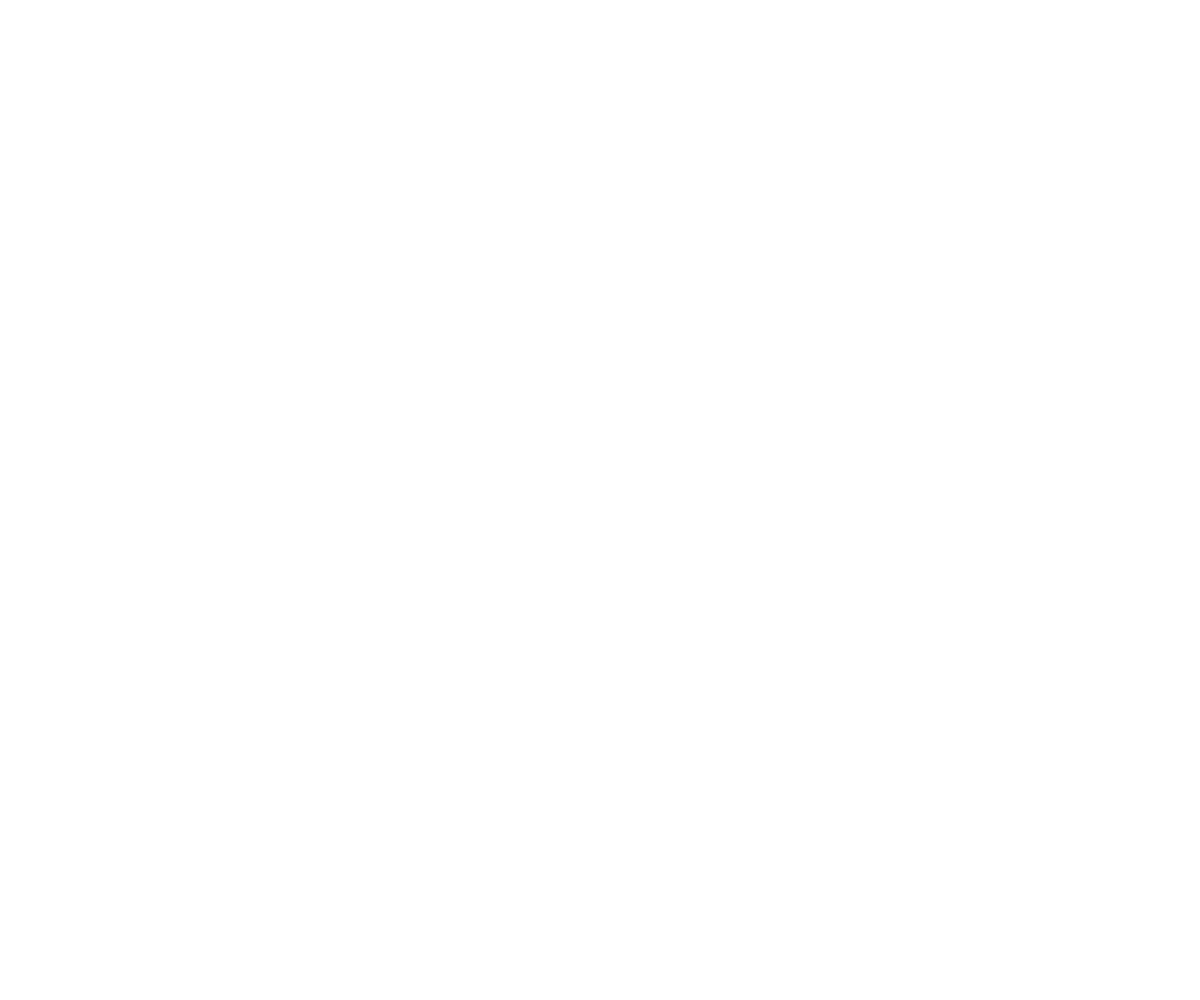
Frame 1 (no input)
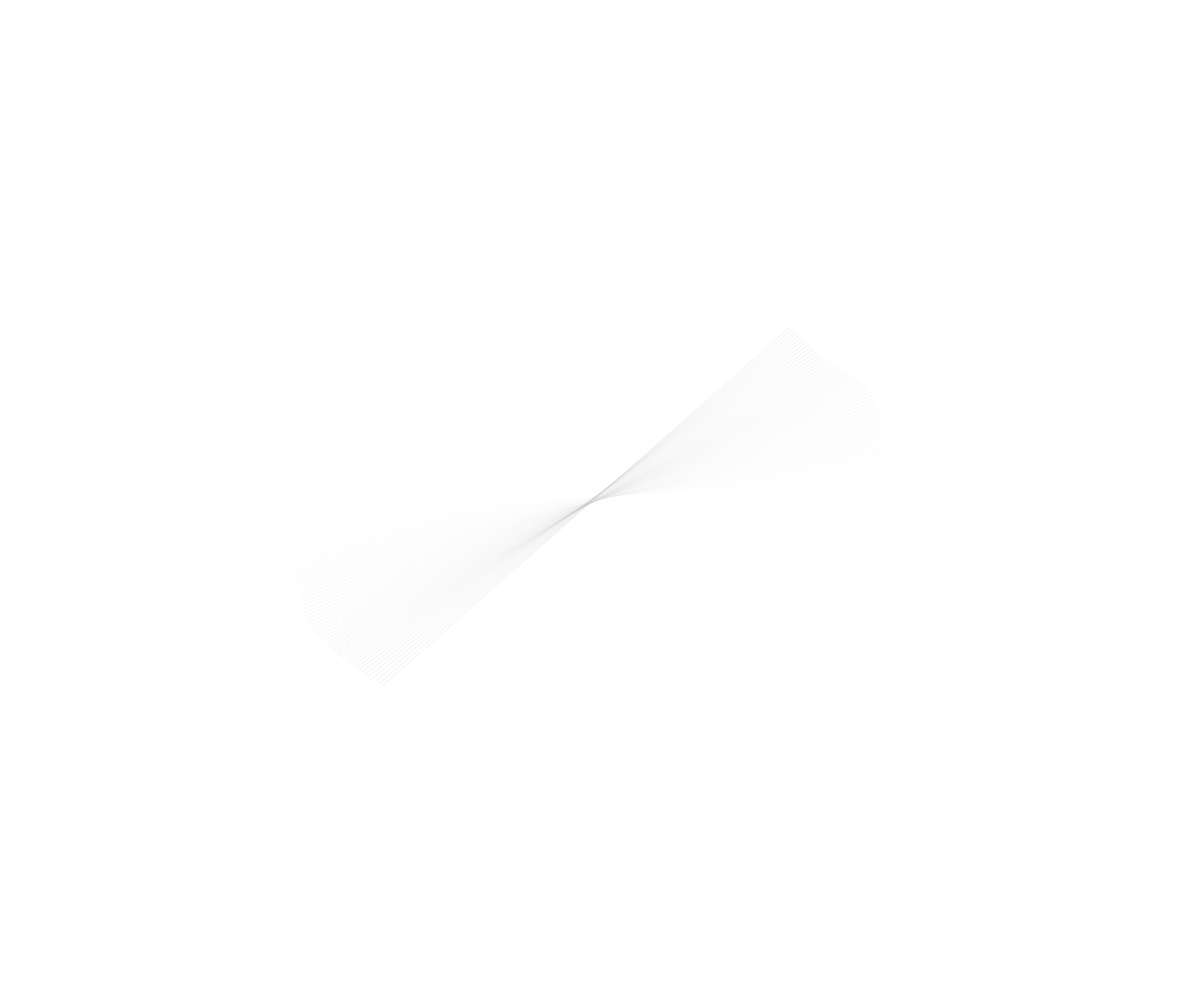
Frame 60 (no input)
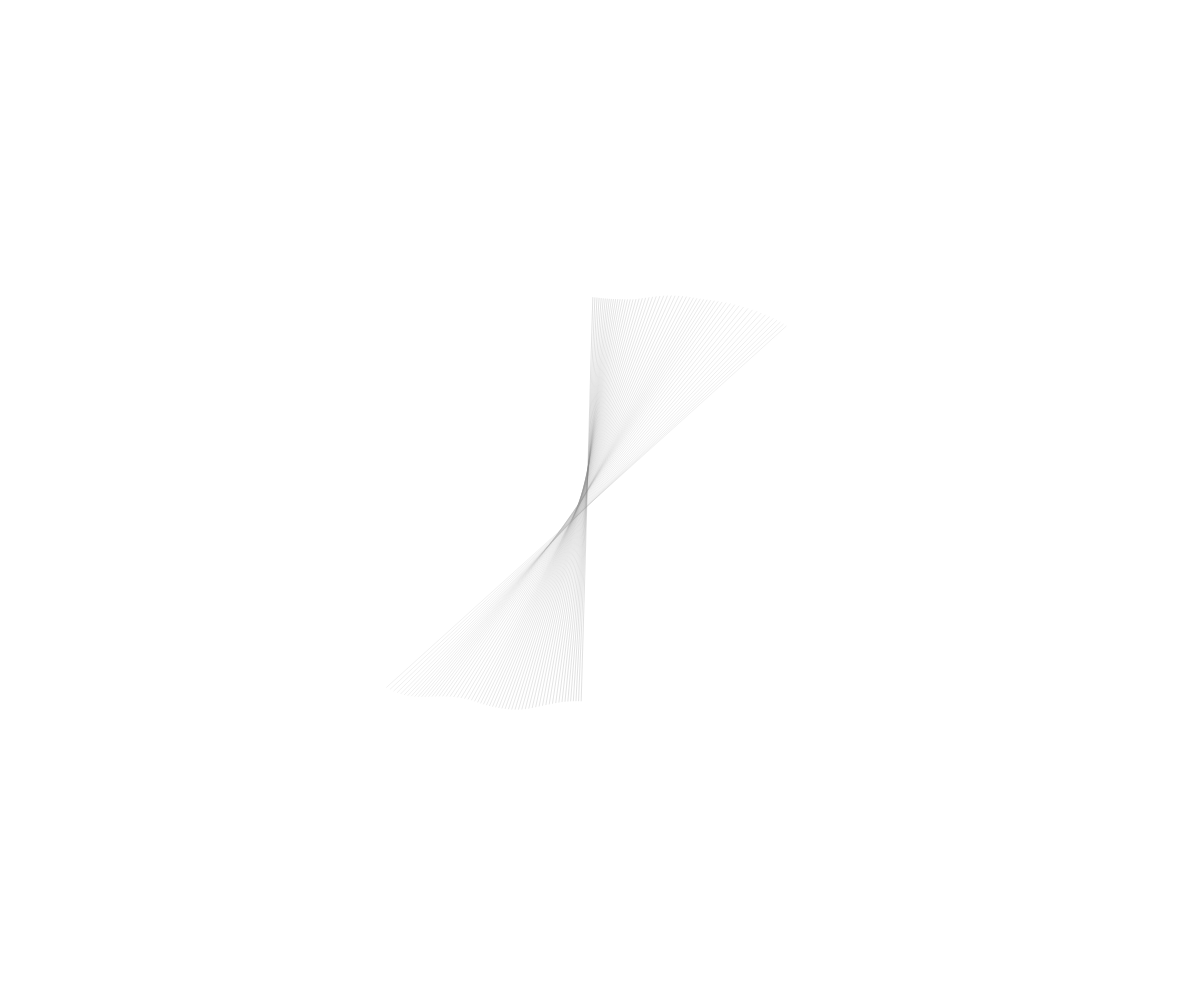
Frame 120 (the mouse pressed at the canvas centre since frame 60)

The p5.js sketch that drew these frames (run headless with seeded random() and noise() and a simulated clock; from frame 60 on, the mouse is pressed at the canvas centre):

// p5.js sketch
// ── sketch.js
// Example 30

// global variables

let num = 10;
let angNoise, radiusNoise, xNoise, yNoise;
let angle;
let radius = 100;
let strokeCol = 254;
let strokeChange = -1;

function clearBackground() {
  background(255);
}

function setup() {
    createCanvas(windowWidth, windowHeight);
    background(208);
    smooth();
    // noLoop();
    noFill();
    strokeWeight(0.5);
    clearBackground();
    angle = -PI/2;
    angNoise = random(10);
    radiusNoise = random(10);
    xNoise = random(10);
    yNoise = random(10);
}

function draw() {
    radiusNoise += 0.005;
    radius = (noise(radiusNoise) * 500) +1;

    angNoise += 0.005;
    angle += (noise(angNoise) * 6) - 3;
    if (angle > 360) { angle -= 360; }
    if (angle < 0) { angle += 360; }

    // wobble centre
    xNoise += 0.01;
    yNoise += 0.01;
    let centreX = width/2 + (noise(xNoise) * 100) - 50;
    let centreY = height/2 + (noise(yNoise) * 100) - 50;

    let rad = radians(angle);
    let x1 = centreX + (radius * cos(rad));
    let y1 = centreY + (radius * sin(rad));

    // opposite end of line
    let opprad = rad + PI;
    let x2 = centreX + (radius * cos(opprad));
    let y2 = centreY + (radius * sin(opprad));

    noFill();
    strokeCol += strokeChange;
    if (strokeCol > 254) { strokeChange *= -1; }
    if (strokeCol < 0) { strokeChange *= -1; }
    stroke(strokeCol, 60);
    strokeWeight(1);
    line(x1, y1, x2, y2);

    // disply the wandering centre visible
    //fill(255,0,0,40);
    //noStroke();
    //ellipseMode(CENTER);
    //ellipse(centreX, centreY, 2, 2);
}

function mousePressed() {
  clearBackground();
}
